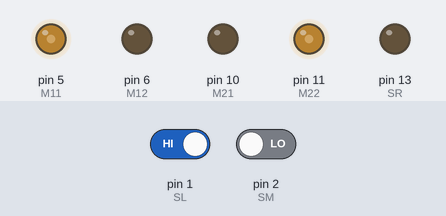
Bench run of a sketch on a simulated Arduino Uno, built with avr-gcc and run on an emulated ATmega328P. Shown: output pins drawn as LEDs (lit = HIGH). The inputs (shaded band) are chosen by the test bench; at power-on: pin 1 (SL) HIGH, pin 2 (SM) LOW.

Above: at 1.2 s.
1.3 s: pin 1 (SL) driven LOW and pin 2 (SM) driven HIGH
At 2.5 s:
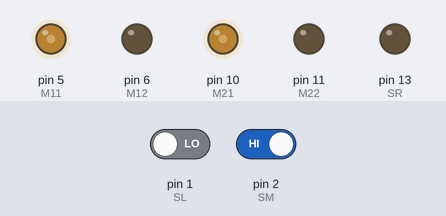
2.8 s: pin 1 (SL) driven HIGH
At 3.7 s:
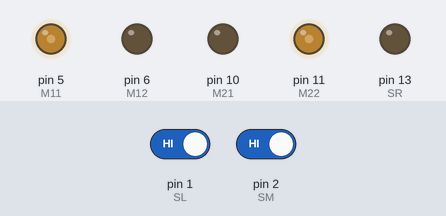
4.3 s: pin 1 (SL) driven LOW
At 4.9 s:
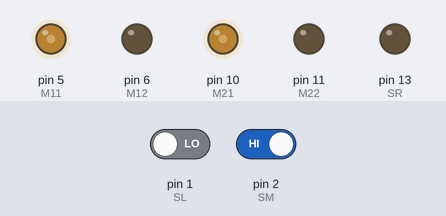
Timing chart, 0 to 7.3 s (numbered marks = the images above; inputs shaded):
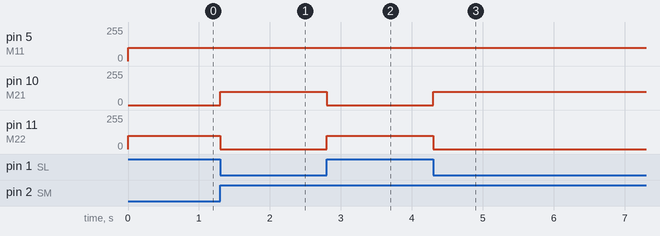

Measured:
- after the input at 1.3 s, pin 10 (M21): 0/255 → 100/255 at once; pin 11 (M22): 100/255 → 0/255 at once
- after the input at 2.8 s, pin 10 (M21): 100/255 → 0/255 at once; pin 11 (M22): 0/255 → 100/255 at once
- after the input at 4.3 s, pin 10 (M21): 0/255 → 100/255 at once; pin 11 (M22): 100/255 → 0/255 at once

The sketch:

Autonomous_Bot.ino
```cpp
int const M11 = 5;
int const M12 = 6;
int const M21 = 10;
int const M22 = 11;
int const SL=1;
int const SM=2;
int const SR=13;


void setup() {
  // put your setup code here, to run once:
  pinMode(M11,OUTPUT);
  pinMode(M12,OUTPUT);
  pinMode(M21,OUTPUT);
  pinMode(M22,OUTPUT);
  pinMode(SL,INPUT);
  pinMode(SM,INPUT);
  pinMode(SR,INPUT);
  pinMode(13,OUTPUT);
}
void moveForward(){
  analogWrite(M11,100);
  analogWrite(M12,0);
  analogWrite(M21,100);
  analogWrite(M22,0);
}

void moveBackward(){
analogWrite(M11,0);
analogWrite(M12,100);
analogWrite(M21,0);
analogWrite(M22,100);
}
void moveLeft(){
analogWrite(M11,100);
analogWrite(M12,0);
analogWrite(M21,0);
analogWrite(M22,100);
}
void moveRight(){
analogWrite(M11,0);
analogWrite(M12,100);
analogWrite(M21,100);
analogWrite(M22,0);
}
void stop_m(){
  analogWrite(M11,0);
analogWrite(M12,0);
analogWrite(M21,0);
analogWrite(M22,0);
Serial.begin(9600);
}
void loop() {
  // put your main code here, to run repeatedly:
//  moveForward()  ;
  while(1){
    int l=digitalRead(SL);
    int m=digitalRead(SM);
    int r=digitalRead(SR);
    analogWrite(13,r);
    if(l==0 && m==1 && r==0){
    moveForward();
    }
    else if((l==0 && m==0 && r==1)){
    moveRight();
    }
    else if(l==1 && m==0 && r==0){
    moveLeft();
    }
    else if(l==1 && m==1 && r==0){
    moveLeft();
    }
    else if(l==1 && m==1 && r==1){
    moveLeft();
    }
    else if(l==0 && m==1 && r==1){
    moveRight();
    }
   //else if(l==0 && m==0 && r==0){
   // moveBackward();
    //}

  }
}
```
